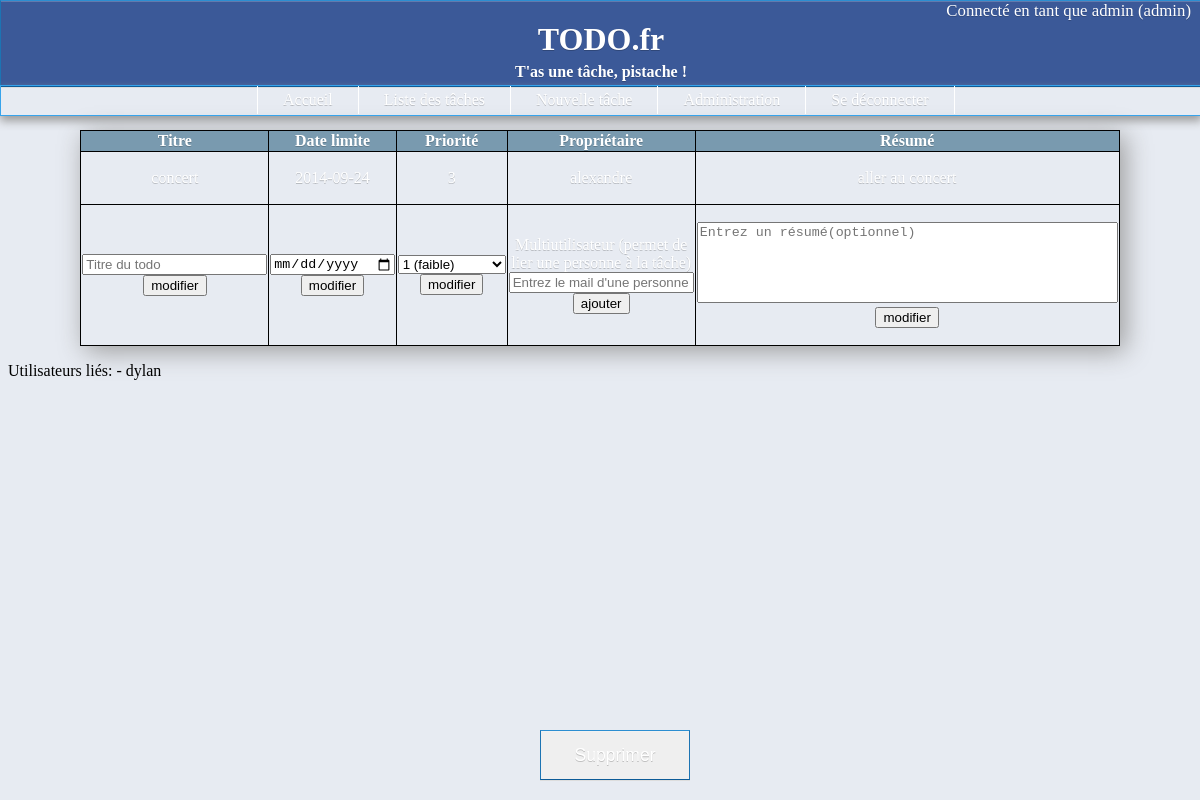
Page /projet/modiftache.php?id=46 (signed in) on the committed database.
### tables this page shows
CREATE TABLE IF NOT EXISTS `todo` (
  `id` int(255) NOT NULL AUTO_INCREMENT,
  `titre` varchar(100) NOT NULL,
  `resume` varchar(600) DEFAULT NULL,
  `limite` date NOT NULL,
  `priorite` int(1) NOT NULL,
  `idProprietaire` int(255) NOT NULL,
  PRIMARY KEY (`id`)
);

CREATE TABLE IF NOT EXISTS `users` (
  `id` int(255) NOT NULL AUTO_INCREMENT,
  `login` varchar(100) NOT NULL,
  `mdp` varchar(200) NOT NULL,
  `mail` varchar(100) NOT NULL,
  `admin` tinyint(1) DEFAULT '0',
  PRIMARY KEY (`id`),
  UNIQUE KEY `login` (`login`)
);

### projet/modiftache.php (the view, shortened to what this page needs)
<?php
$idtodo=$_GET['id'];
?>
<!doctype html>
<html lang="fr">
<head>
  <?php include('helpers/style.php'); ?>
</head>
<?php include('header.php'); ?>
<body>
	<?php
		include('helpers/connect.php');
		$sql = "select users.id, titre, resume, limite, priorite, login from todo join users on users.id=idProprietaire where todo.id='$idtodo';";
		$query = $pdo->prepare($sql);
		$query->execute();
		echo "<table id='modif_todo' class='button'>";
		echo "<tr><th><label for='tit'>Titre</label></th>
		<th><label for='lim'>Date limite</label></th>
		<th><label for='prio'>Priorité</label></th>
		<th><label for='multi'>Propriétaire</label></th>
		<th><label for='res'>Résumé</label></th></tr>";
		while($line=$query->fetch())
			{
				echo "<tr>";
				echo "<td><label for='tit'> ".$line['titre']."</label></td>";
				echo "<td><label for='lim'>".$line['limite']."</label></td>";
				echo "<td><label for='prio'>".$line['priorite']."</label></td>";
				echo "<td><label for='multi'>".$line['login']."</label></td>";
				if ($line['resume'] != null)
					echo "<td class='fix_cell'><p><label for='res'>".$line['resume']."</label></p></td>";
					else
					echo "<td><label for='res'>Pas de résumé disponible</label></td>";
				echo"</tr>";
			}
	?>
	<tr>
			<td><form action='#' method='post'>
				<p><input id='tit' type='text' name='titre' placeholder='Titre du todo' />
				<input type='submit' value='modifier'/></p>
			</form></td>
			<td><form action='#' method='post'>
				<p><input id='lim' type='date' name='limite' min="2013-04-01" placeholder='AAAA-MM-JJ' />
				<input type='submit' value='modifier'/></p>
			</form></td>
			<td><form action='#' method='post'>
				<p><select id='prio' name='priorite'>
							<option value='1'>1 (faible)</option><option value='2'>2</option><option value='3'>3</option><option value='4'>4</option><option value='5'>5 (très élevée)</option>
					   </select>
					   <input type='submit' value='modifier'/></p>
			</form></td>
			<td><form action='#' method='post'>
				<p><label for='multi'>Multiutilisateur (permet de lier une personne à la tâche) </label><input id='multi' type='email' name='multitache' placeholder="Entrez le mail d'une personne"/>
				<input type='submit' value='ajouter'/></p>
			</form></td>
			<td><form action='#' method='post'>
				<p><textarea style="resize: none;" id='res' type='text' name='resume' placeholder='Entrez un résumé(optionnel)' rows='5' cols='50' ></textarea>
				<input type='submit' value='modifier'/></p>
			</form></td>
		</tr>
	</table>
	<?php
		$sql = "select count(*) from users join multitache on idUser=users.id where idTodo='$idtodo';";
		$query = $pdo->prepare($sql);
		$query->execute();
		while($line=$query->fetch()) {
			if($line['count(*)']!=0) $users_linked="yes";
		}
		if(isset($users_linked)) {
			echo "<p>Utilisateurs liés:";
			$sql = "select users.login from users join multitache on idUser=users.id where idTodo='$idtodo';";
			$query = $pdo->prepare($sql);
			$query->execute();
			while($line=$query->fetch())
				{
					echo " - ".$line['login'];
				}
			echo "</p>";
		}
	?>
	<form action='#' method='post'>
		<input type='submit' id='suppr_button' value='Supprimer' class='button'/>
	</form>
</body>
</html>

### projet/css/style_wide.css (style rules this page uses)
body { background-color:rgb(231, 235, 242); margin-top: 130px; }
.button { -moz-border-bottom-colors: none; -moz-border-left-colors: none; -moz-border-right-colors: none; -moz-border-top-colors: none; background: -moz-linear-gradient(center top , rgb(59,89,152), #2181CF) repeat scroll 0 0 transparent; border-color: #2C8ED1 #1C74B3 #0D5B97; border-image: none; border-left: 1px solid #1C74B3; border-right: 1px solid #1C74B3; border-style: solid; border-width: 1px; box-shadow: 0 1px 0 #DDDDDD, 0 1px 0 rgba(255, 255, 255, 0.2) inset; color: #FFFFFF; text-shadow: 0 1px 0 rgba(0, 0, 0, 0.2); }
.fix_cell { width:400px; overflow: auto; }
#todo table, td, th, tr { border:1px solid black; text-align:center; }
#modif_todo { padding: 5px; width: 80%; margin: auto; border-collapse:collapse; box-shadow: 5px 5px 25px 0px #9b9b9b; }
#modif_todo table, td, th, tr { border:1px solid black; text-align:center; margin-top: 5%; }
#modif_todo th { background-color:#799AAF; }
#suppr_button { position: absolute; bottom: 20px; left: 45%; width: 150px; height: 50px; font-size: 110%; }

### rows in the picture
todo: titre "concert", limite "2014-09-24", priorite "3", users.login "alexandre", resume "aller au concert"
users: login "dylan"

### other values in the picture
$_SESSION['login'] "admin"
